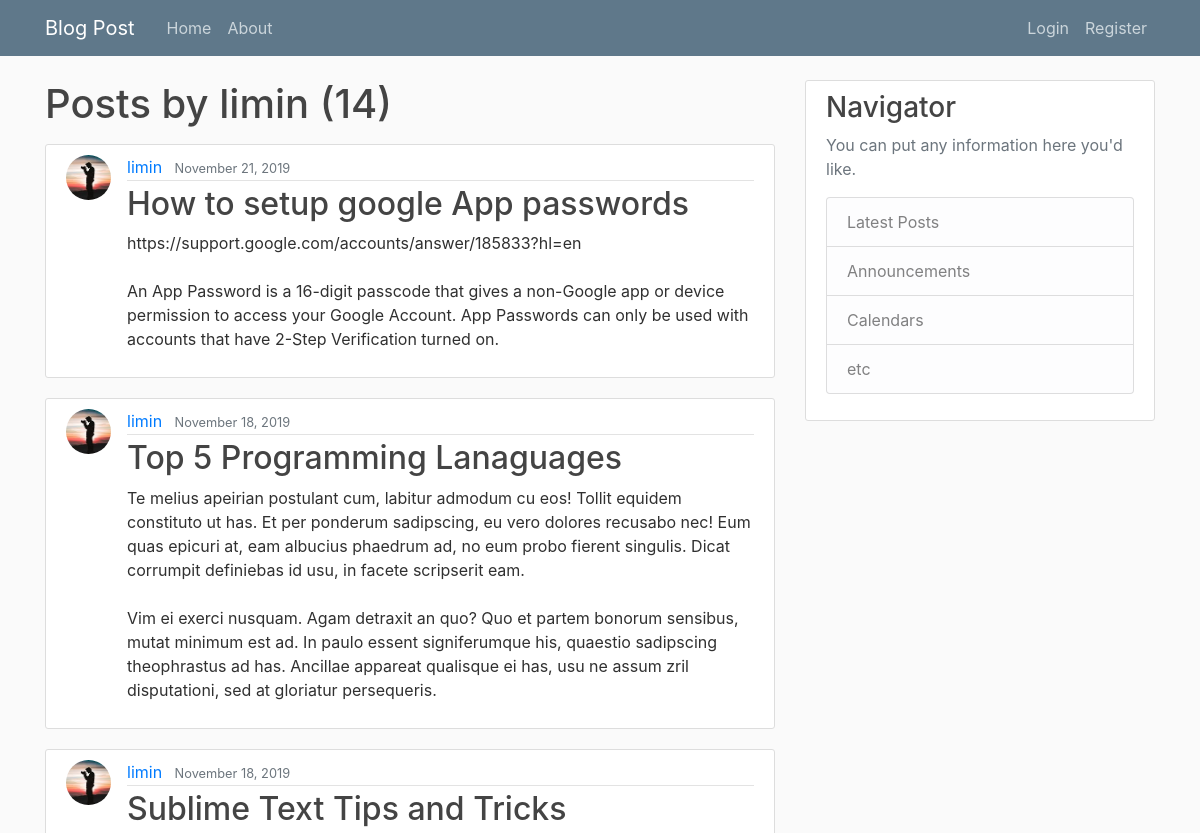
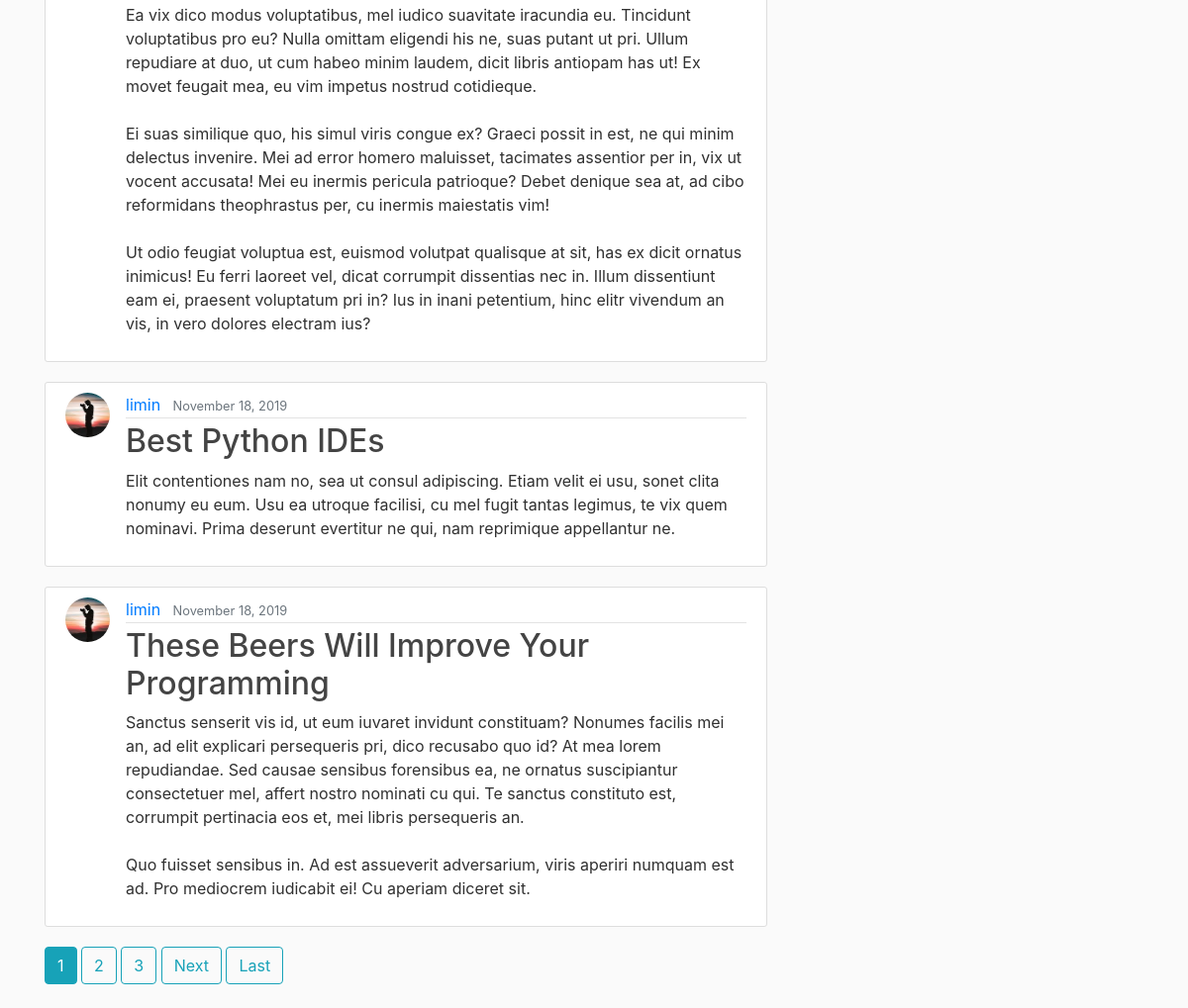
Screenshot of /user/limin with the database file from the repository (2 pictures, top to bottom).
### blog/models.py (models this page shows, shortened)
class Post(models.Model):
    title = models.CharField(max_length=250)
    context = models.TextField()
    author = models.CharField(max_length=250)
    postdate = models.DateField(default=timezone.now)
    author = models.ForeignKey(User, on_delete=models.CASCADE)

### users/models.py (models this page shows, shortened)
class Profile(models.Model):
    user = models.OneToOneField(User,on_delete=models.CASCADE)
    image = models.ImageField(default='default.jpg', upload_to='profile_pics')

### blog/views.py (the view)
# urls.py: path('user/<str:username>', UserPostListView.as_view(), name='user-posts'),
class UserPostListView(ListView):
    model = Post
    template_name = 'blog/user_posts.html'  # <app>/<model>_<viewtype>.html
    context_object_name = 'posts'
    paginate_by = 5
    def get_queryset(self):
        user = get_object_or_404(User, username=self.kwargs.get('username'))
        return Post.objects.filter(author=user).order_by('-postdate')

### blog/templates/blog/user_posts.html (shortened to what this page needs)
 {% extends "blog/base.html" %}
{% block content %}
    <h1 class="mb-3">Posts by {{ view.kwargs.username }} ({{ page_obj.paginator.count }})</h1>
    {% for post in posts %}
        <article class="media content-section">
          <img class="rounded-circle article-img" src="{{ post.author.profile.image.url }}">
          <div class="media-body">
            <div class="article-metadata">
              <a class="mr-2" href="{% url 'user-posts' post.author.username %}">{{ post.author }}</a>
              <small class="text-muted">{{ post.postdate|date:"F d, Y" }}</small>
            </div>
            <h2><a class="article-title" href="{% url 'post-detail' post.id %}">{{ post.title }}</a></h2>
            <p class="article-content">{{ post.context }}</p>
          </div>
        </article>
    {% endfor %}
    {% if is_paginated %}
      {% for num in page_obj.paginator.page_range %}
        {% if page_obj.number == num %}
          <a class="btn btn-info mb-4" href="?page={{ num }}">{{ num }}</a>
        {% elif num > page_obj.number|add:'-3' and num < page_obj.number|add:'3' %}
          <a class="btn btn-outline-info mb-4" href="?page={{ num }}">{{ num }}</a>
        {% endif %}
      {% endfor %}
      {% if page_obj.has_next %}
        <a class="btn btn-outline-info mb-4" href="?page={{ page_obj.next_page_number }}">Next</a>
        <a class="btn btn-outline-info mb-4" href="?page={{ page_obj.paginator.num_pages }}">Last</a>
      {% endif %}
    {% endif %}
{% endblock content %}

### blog/static/blog/main.css (style rules this page uses)
body { background-color:#fafafa; color: #303030; margin-top: 5rem; }
h1, h2, h3, h4, h5, h6 { color: #444444; }
.content-section { background: #ffffff; padding: 10px 20px; border: 1px solid #dddddd; border-radius: 3px; margin-bottom: 20px; }
.article-title { color: #444444; }
.article-content { white-space: pre-line; }
.article-img { height: 45px; width: 45px; margin-right: 16px; }
.article-metadata { padding-bottom: 1px; margin-bottom: 4px; border-bottom: 1px solid #e3e3e3 }

### rows the page displays
Post: author.profile.image (picture), author "limin", postdate "November 21, 2019", title "How to setup google App passwords", context "https://support.google.com/accounts/answer/185833?hl=en An App Password is a 16-digit passcode that gives a non-Google app or device permission to access your Google Account. App Passwords can only be used with accounts that have 2-Step Verification turned on."
Post: author.profile.image (picture), author "limin", postdate "November 18, 2019", title "Top 5 Programming Lanaguages", context "Te melius apeirian postulant cum, labitur admodum cu eos! Tollit equidem constituto ut has. Et per ponderum sadipscing, eu vero dolores recusabo nec! Eum quas epicuri at, eam albucius phaedrum ad, no eum probo fierent singulis. Dicat corrumpit definiebas id usu, in facete scripserit eam. Vim ei exerci nusquam. Agam detraxit an quo? Quo et partem bonorum sensibus, mutat minimum est ad. In paulo essent signiferumque his, quaestio sadipscing theophrastus ad has. Ancillae appareat qualisque ei has, usu ne assum zril disputationi, sed at gloriatur persequeris."
Post: author.profile.image (picture), author "limin", postdate "November 18, 2019", title "Sublime Text Tips and Tricks", context "Ea vix dico modus voluptatibus, mel iudico suavitate iracundia eu. Tincidunt voluptatibus pro eu? Nulla omittam eligendi his ne, suas putant ut pri. Ullum repudiare at duo, ut cum habeo minim laudem, dicit libris antiopam has ut! Ex movet feugait mea, eu vim impetus nostrud cotidieque. Ei suas similique quo, his simul viris congue ex? Graeci possit in est, ne qui minim delectus invenire. Mei ad error homero maluisset, tacimates assentior per in, vix ut vocent accusata! Mei eu inermis pericula patrioque? Debet denique sea at, ad cibo reformidans theophrastus per, cu inermis maiestatis vim! Ut odio feugiat voluptua est, euismod volutpat qualisque at sit, has ex dicit ornatus inimicus! Eu…"
Post: author.profile.image (picture), author "limin", postdate "November 18, 2019", title "Best Python IDEs", context "Elit contentiones nam no, sea ut consul adipiscing. Etiam velit ei usu, sonet clita nonumy eu eum. Usu ea utroque facilisi, cu mel fugit tantas legimus, te vix quem nominavi. Prima deserunt evertitur ne qui, nam reprimique appellantur ne."
Post: author.profile.image (picture), author "limin", postdate "November 18, 2019", title "These Beers Will Improve Your Programming", context "Sanctus senserit vis id, ut eum iuvaret invidunt constituam? Nonumes facilis mei an, ad elit explicari persequeris pri, dico recusabo quo id? At mea lorem repudiandae. Sed causae sensibus forensibus ea, ne ornatus suscipiantur consectetuer mel, affert nostro nominati cu qui. Te sanctus constituto est, corrumpit pertinacia eos et, mei libris persequeris an. Quo fuisset sensibus in. Ad est assueverit adversarium, viris aperiri numquam est ad. Pro mediocrem iudicabit ei! Cu aperiam diceret sit."

### other values shown
{{ view.kwargs.username }} "limin"
{{ page_obj.paginator.count }} "14"
{{ num }} "1"
{{ num }} "2" "3"
